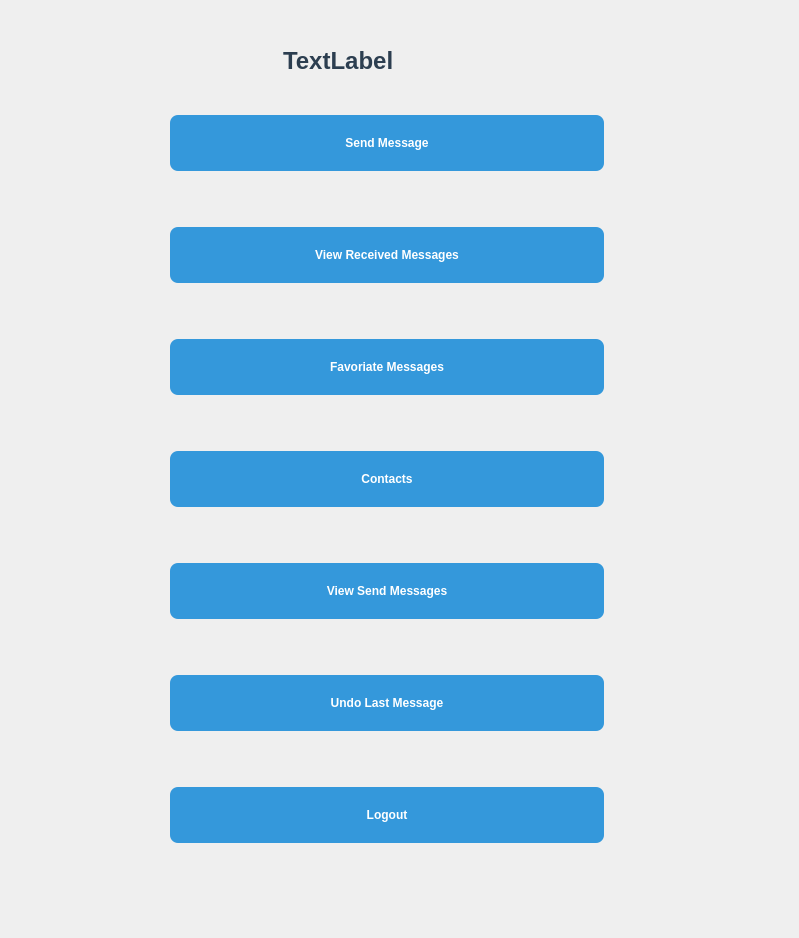
<?xml version="1.0" encoding="UTF-8"?>
<ui version="4.0">
 <class>welcomeWindow</class>
 <widget class="QDialog" name="welcomeWindow">
  <property name="geometry">
   <rect>
    <x>0</x>
    <y>0</y>
    <width>799</width>
    <height>938</height>
   </rect>
  </property>
  <property name="windowTitle">
   <string>Dialog</string>
  </property>
  <widget class="QWidget" name="widget" native="true">
   <property name="geometry">
    <rect>
     <x>0</x>
     <y>-40</y>
     <width>1091</width>
     <height>981</height>
    </rect>
   </property>
   <property name="styleSheet">
    <string notr="true">QWidget {
    background: qlineargradient(
        x1: 0, y1: 0,
        x2: 1, y2: 1,
        stop: 0 #d5f5e3,
        stop: 1 #d6eaf8
    );
    margin: 0; 
    padding:0;
}
</string>
   </property>
   <widget class="QWidget" name="verticalLayoutWidget">
    <property name="geometry">
     <rect>
      <x>170</x>
      <y>120</y>
      <width>434</width>
      <height>817</height>
     </rect>
    </property>
    <layout class="QVBoxLayout" name="verticalLayout">
     <item>
      <widget class="QPushButton" name="send">
       <property name="styleSheet">
        <string notr="true">QPushButton {
    background-color: #3498db;
    color: white;
    border-radius: 8px;
    padding: 8px 16px;
    font-weight: bold;
    margin-bottom:15px;
	font: 18pt &quot;NSimSun&quot;;
    min-width: 200px;
    min-height: 40px;
    
}

QPushButton:hover {
    background-color: #2980b9;
}

QPushButton:pressed {
    background-color: #1c5980;
}

</string>
       </property>
       <property name="text">
        <string>Send Message</string>
       </property>
      </widget>
     </item>
     <item>
      <widget class="QPushButton" name="view_received_messages">
       <property name="styleSheet">
        <string notr="true">QPushButton {
    background-color: #3498db;
    color: white;
    border-radius: 8px;
    padding: 8px 16px;
    font-weight: bold;
    margin-bottom:15px;
	font: 18pt &quot;NSimSun&quot;;
    min-width: 200px;
    min-height: 40px;
    
}

QPushButton:hover {
    background-color: #2980b9;
}

QPushButton:pressed {
    background-color: #1c5980;
}

</string>
       </property>
       <property name="text">
        <string>View Received Messages</string>
       </property>
      </widget>
     </item>
     <item>
      <widget class="QPushButton" name="fav">
       <property name="styleSheet">
        <string notr="true">QPushButton {
    background-color: #3498db;
    color: white;
    border-radius: 8px;
    padding: 8px 16px;
    font-weight: bold;
    margin-bottom:15px;
	font: 18pt &quot;NSimSun&quot;;
    min-width: 200px;
    min-height: 40px;
    
}

QPushButton:hover {
    background-color: #2980b9;
}

QPushButton:pressed {
    background-color: #1c5980;
}

</string>
       </property>
       <property name="text">
        <string>Favoriate Messages</string>
       </property>
      </widget>
     </item>
     <item>
      <widget class="QPushButton" name="contact">
       <property name="styleSheet">
        <string notr="true">QPushButton {
    background-color: #3498db;
    color: white;
    border-radius: 8px;
    padding: 8px 16px;
    font-weight: bold;
    margin-bottom:15px;
	font: 18pt &quot;NSimSun&quot;;
    min-width: 200px;
    min-height: 40px;
    
}

QPushButton:hover {
    background-color: #2980b9;
}

QPushButton:pressed {
    background-color: #1c5980;
}

</string>
       </property>
       <property name="text">
        <string>Contacts</string>
       </property>
      </widget>
     </item>
     <item>
      <widget class="QPushButton" name="view_Sendmessages">
       <property name="styleSheet">
        <string notr="true">QPushButton {
    background-color: #3498db;
    color: white;
    border-radius: 8px;
    padding: 8px 16px;
    font-weight: bold;
    margin-bottom:15px;
	font: 18pt &quot;NSimSun&quot;;
    min-width: 200px;
    min-height: 40px;
    
}

QPushButton:hover {
    background-color: #2980b9;
}

QPushButton:pressed {
    background-color: #1c5980;
}

</string>
       </property>
       <property name="text">
        <string>View Send Messages</string>
       </property>
      </widget>
     </item>
     <item>
      <widget class="QPushButton" name="undo">
       <property name="styleSheet">
        <string notr="true">QPushButton {
    background-color: #3498db;
    color: white;
    border-radius: 8px;
    padding: 8px 16px;
    font-weight: bold;
    margin-bottom:15px;
	font: 18pt &quot;NSimSun&quot;;
    min-width: 200px;
    min-height: 40px;
    
}

QPushButton:hover {
    background-color: #2980b9;
}

QPushButton:pressed {
    background-color: #1c5980;
}

</string>
       </property>
       <property name="text">
        <string>Undo Last Message</string>
       </property>
      </widget>
     </item>
     <item>
      <widget class="QPushButton" name="logout">
       <property name="styleSheet">
        <string notr="true">QPushButton {
    background-color: #3498db;
    color: white;
    border-radius: 8px;
    padding: 8px 16px;
    font-weight: bold;
    margin-bottom:15px;
	font: 18pt &quot;NSimSun&quot;;
    min-width: 200px;
    min-height: 40px;
    
}

QPushButton:hover {
    background-color: #2980b9;
}

QPushButton:pressed {
    background-color: #1c5980;
}

</string>
       </property>
       <property name="text">
        <string>Logout</string>
       </property>
      </widget>
     </item>
    </layout>
   </widget>
   <widget class="QLabel" name="UserName">
    <property name="geometry">
     <rect>
      <x>240</x>
      <y>50</y>
      <width>351</width>
      <height>101</height>
     </rect>
    </property>
    <property name="styleSheet">
     <string notr="true">QLabel {
    color: #2c3e50;
    font-size: 24px;
    font-weight: bold;
    background-color: transparent;
    margin:auto;
}
</string>
    </property>
    <property name="text">
     <string>TextLabel</string>
    </property>
   </widget>
  </widget>
 </widget>
 <resources/>
 <connections/>
</ui>
